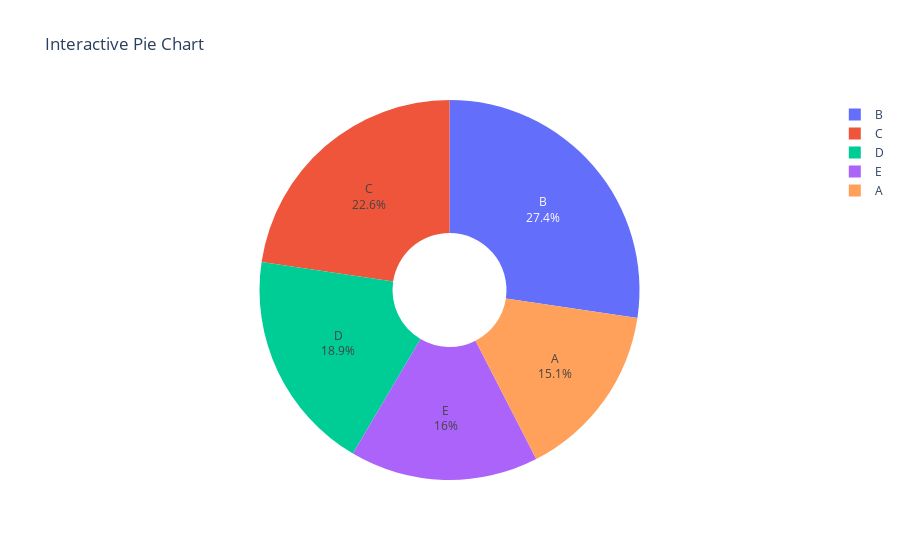

Notebook cell for this chart:
### Code cell
import plotly.graph_objects as go
import numpy as np

# Generate random data
np.random.seed(42)  # Set a seed for reproducibility
labels = ['A', 'B', 'C', 'D', 'E']
values = np.random.randint(10, 30, size=5)

# Create the pie chart
fig = go.Figure(data=[go.Pie(labels=labels, values=values, hole=0.3)])

# Add labels and percentages
fig.update_traces(textposition='inside', textinfo='label+percent')

# Set the title
fig.update_layout(title='Interactive Pie Chart')

# Show the plot
fig.show()

### Figure 1 — Plotly figure (JSON) as saved in the notebook; plotly's stock layout.template omitted (floating-point values rounded to 4 significant figures)
{"data": [{"hole": 0.3, "labels": ["A", "B", "C", "D", "E"], "textinfo": "label+percent", "textposition": "inside", "type": "pie", "values": [16, 29, 24, 20, 17]}], "layout": {"title": {"text": "Interactive Pie Chart"}}}
